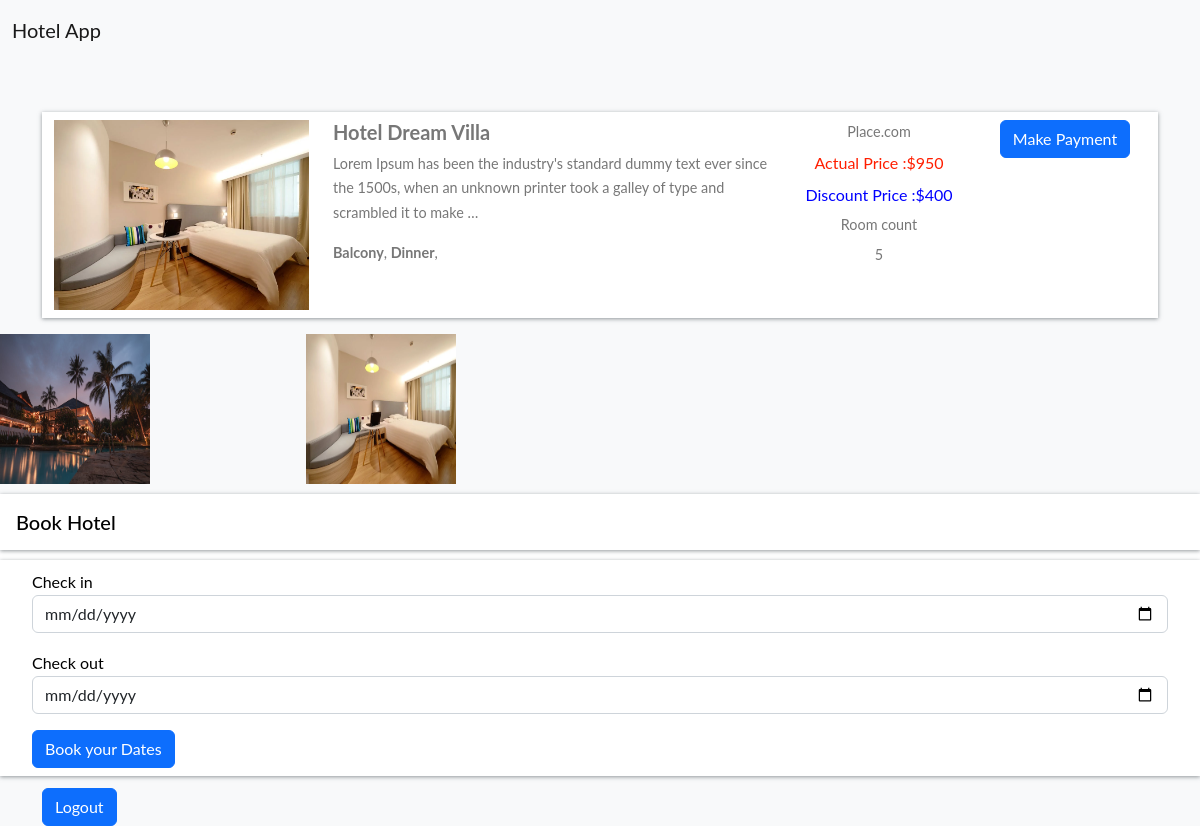
The page /hotel-detail/d25d5e6f0a09403585171c74890a771d/ (signed in) on the database its author committed.
### home/models.py (models this page shows, shortened)
class BaseModel(models.Model):
    uid = models.UUIDField(default=uuid.uuid4   , editable=False , primary_key=True)
    created_at = models.DateField(auto_now_add=True)
    updated_at = models.DateField(auto_now_add=True)
    class Meta:
        abstract = True

class Hotel(BaseModel):
    hotel_name= models.CharField(max_length=100)
    hotel_price = models.IntegerField()
    discount_price=models.IntegerField(default=500)
    description = models.TextField()
    amenities = models.ManyToManyField(Amenities)
    room_count = models.IntegerField(default=10)

class HotelImages(BaseModel):
    hotel= models.ForeignKey(Hotel ,related_name="images", on_delete=models.CASCADE)  #mapping the hotel images
    images = models.ImageField(upload_to="hotels")

class Amenities(BaseModel):
    amenity_name = models.CharField(max_length=100)

### home/views.py (the view, shortened to what this page needs)
# urls.py: path('hotel-detail/<uid>/' , hotel_detail , name="hotel_detail"),
def hotel_detail(request,uid):
    hotel_obj = Hotel.objects.get(uid = uid)
    return render(request , 'hotel_detail.html' ,{
        'hotels_obj' :hotel_obj
    })

### home/templates/hotel_detail.html (shortened to what this page needs)
{% extends "base.html" %}
{%  block start %}
<div class="container mt-5 pt-5">
    <div class="row search-card-result">
        <div class="col-md-3">
        <a href="/hotel-detail/{{hotels_obj.uid}}">
            <img class="img-fluid" src="/media/{{hotels_obj.images.first.images}}" alt="Card image cap">
        </a></div>
        <div class="col-md-5">
            <h5>{{hotels_obj.hotel_name}}</h5>
            <p>
                {{hotels_obj.description|truncatechars:150}}
            </p>
            <p>
                {%for amenitie in hotels_obj.amenities.all %}
                <b>{{amenitie.amenity_name}}</b>,
                {% endfor %}
            </p>
        </div>
        <div class="col-md-2 border-left text-center more-offers">
            <p>Place.com</p>
            <div class = "col-md-12 border-left text-center more-offers" name = "changingprice">
            <p style="font-size: 16px;color: rgb(255, 30, 0);">Actual Price :${{hotels_obj.hotel_price}}</p>
            <p style="font-size: 16px;color: blue;">Discount Price :${{hotels_obj.discount_price}}</p>
            </div>
            <p>Room count</p>
            <p>{{hotels_obj.room_count}}</p>
        </div>
        <div class="col-md-2 border-left text-center more-offers">
            <a class="btn btn-primary" href="/offers">Make Payment</a></div>
        </div>
    </div>
    <div class="row">
        {% for image in hotels_obj.images.all %}
        <div class="col-md-3">
            <img src="/media/{{image.images}}" style="height: 150px ; width:150px">
        </div>
        {% endfor %}
    </div>
    {% if request.user.is_authenticated %}
    <div class="filter-card">
        <h5>Book Hotel</h5>
        <form method="post">
            <div class="row form-group">
                <div class="col-md-12">
                    <label for="mintopay">Check in</label>
                    <p>
                        <input type="date" name="checkin" id="checkin" class="form-control">
                    </p>
                </div>
                <div class="col-md-12">
                    <label for="maxtopay">Check out</label>
                    <p>
                        <input type="date" name="checkout" id="checkout" class="form-control">
                    </p>
                </div>
            </div>
            <div class="row form-group">
                <div class="col-md-12">
                    <input type="submit" class="btn btn-primary btn-block" value="Book your Dates">
                </div>
            </div>
        </form>
    </div>
    {% else %}
    <a href="/login/" class="btn btn-primary mt-5 ">Login</a>
    {% endif %}
<div class="container mt-1 pt-2 col-14">
    <a class="btn btn-primary" href="/logout">Logout</a>
</div>
{% endblock %}

### home/templates/base.html (style rules this page uses)
body { font-family: "Lato", Arial, sans-serif; font-weight: 400; font-size: 16px; line-height: 1.7; background: #fff; color: #777; }
.search-card-result { box-shadow: 0px 1px 4px rgba(41, 51, 57, 0.5); margin: 1rem 0; padding: 0.5rem 0; background-color: #fff; }
.search-card-result img { height: 190px; }
.search-card-result h5 { font-style: 1.1rem; font-weight: 700; }
.search-card-result p { font-size: 0.9rem; }
.search-card-result .more-offers p { margin-bottom: 0.3rem; }
.filter-card { padding: 0; background: #fff; color: black; }
.filter-card h5 { margin: 10px 0; padding: 1rem; box-shadow: 0px 1px 4px rgba(41, 51, 57, 0.5); color: #000; }
.filter-card form { box-shadow: 0px 1px 4px rgba(41, 51, 57, 0.5); padding: 0.5rem 2rem; }

### rows shown on the page
Hotel: images.first.images (picture), hotel_name "Hotel Dream Villa", description "Lorem Ipsum has been the industry's standard dummy text ever since the 1500s, when an unknown printer took a galley of type and scrambled it to make …", hotel_price "950", discount_price "400", room_count "5"
Amenities: amenity_name "Balcony"
Amenities: amenity_name "Dinner"
HotelImages: images (picture)
HotelImages: images (picture)
